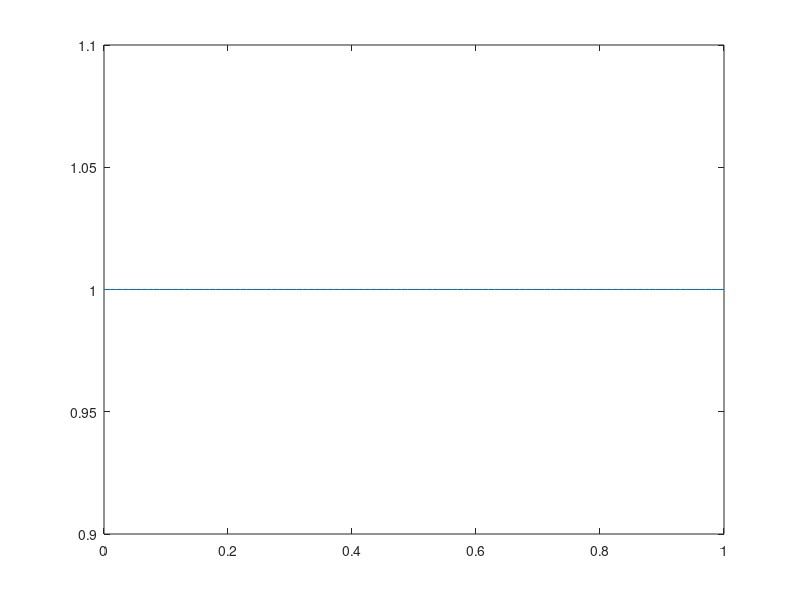

The MATLAB script that drew this image: (Note: this script raises an error after producing the figure.)
h = figure;
axis tight manual % this ensures that getframe() returns a consistent size
filename = 'testAnimated.gif';
for n = 0:0.5:10
    % Draw plot for y = x.^n
    x = 0:0.01:1;
    y = x.^n;
    plot(x,y) 
    drawnow 
      % Capture the plot as an image 
      frame = getframe(h); 
      im = frame2im(frame); 
      [imind,cm] = rgb2ind(im,256); 
      % Write to the GIF File 
      if n == 1 
          imwrite(imind,cm,filename,'gif', 'Loopcount',inf); 
      else 
          imwrite(imind,cm,filename,'gif','WriteMode','append'); 
      end 
  end